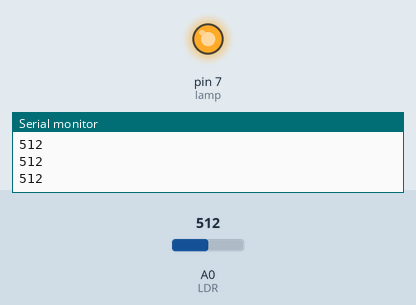
Recording of a sketch running on a simulated Arduino Uno, built with avr-gcc and run on an emulated ATmega328P. On the bench: output pins drawn as LEDs (lit = HIGH), the last lines printed to the serial monitor. Inputs (shaded band) come from the test bench; at power-on: A0 (LDR) = 512.

Above: at 1.2 s.
1.3 s: A0 (LDR) set to 684
2.8 s: A0 (LDR) set to 708
At 4.0 s:
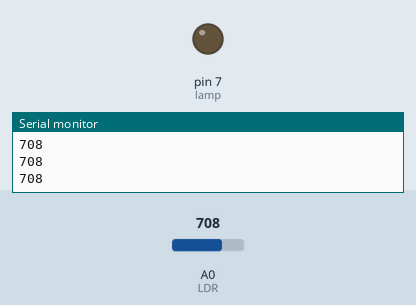
4.3 s: A0 (LDR) set to 690
At 5.1 s:
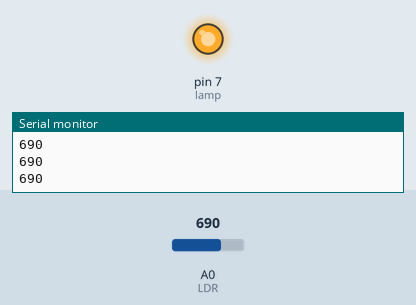
5.8 s: A0 (LDR) set to 710
At 6.3 s:
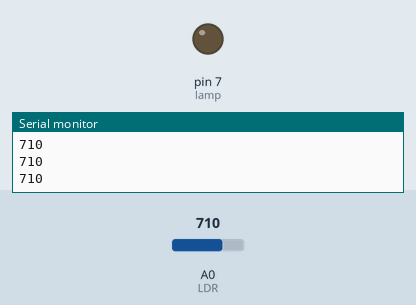
Timing chart, 0 to 8.3 s (numbered marks = the images above; inputs shaded):
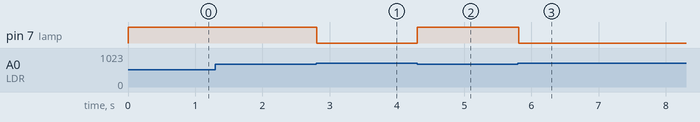

The sketch:

Automatic_Light_viaLDR.ino
```cpp
int lamp = 7;               //Pins Numbers
int LDR = A0;
int resisThreshold = 700;
//Light affects the resistance values, hence the value here indicates when to make the trigger lamp

void setup()
{
  Serial.begin(9600);
  pinMode(lamp, OUTPUT); //pin data directions
  pinMode(LDR, INPUT);
}

void loop()
{
  int ldrVal = analogRead(LDR); //reads the values
  Serial.println(ldrVal);


  if(ldrVal <= resisThreshold)
  {
    digitalWrite(lamp, HIGH);   //Turns on the Lamps, as LDR receives no light so resistance is high
  }
  else
  {
    digitalWrite(lamp, LOW);    //Turns off the lamp
  }


}
```

Measured:
- the behaviour switches between 700 and 701 on A0 (LDR) (found by bisection; images 0 and 1)
- after the input at 2.8 s, pin 7 (lamp): HIGH → LOW at once
- after the input at 4.3 s, pin 7 (lamp): LOW → HIGH at once
- after the input at 5.8 s, pin 7 (lamp): HIGH → LOW at once
